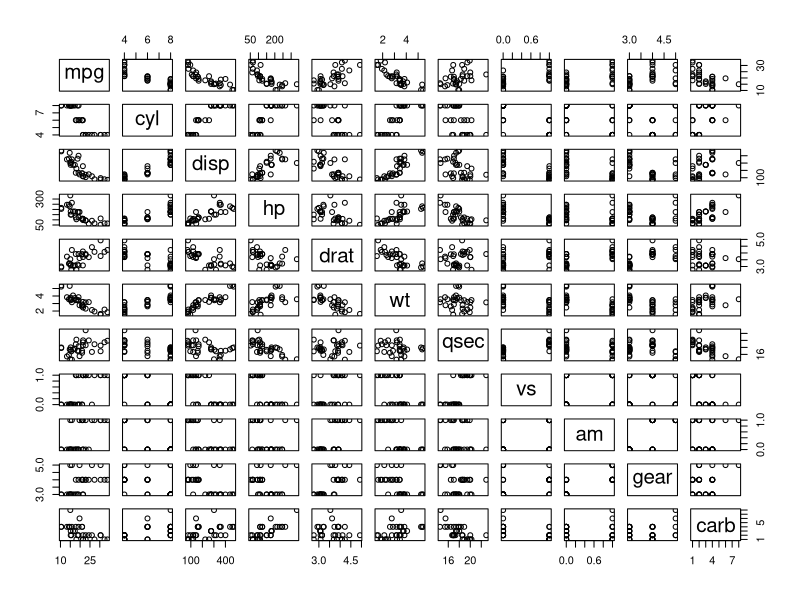
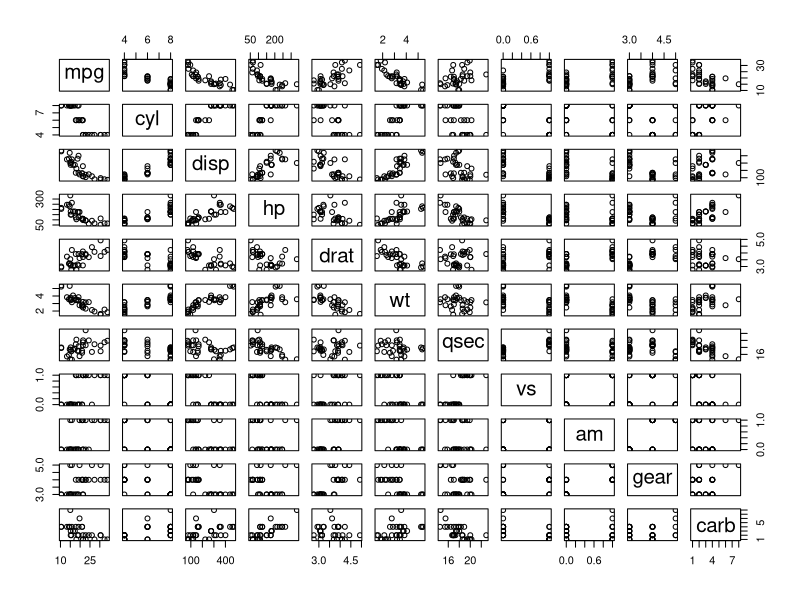
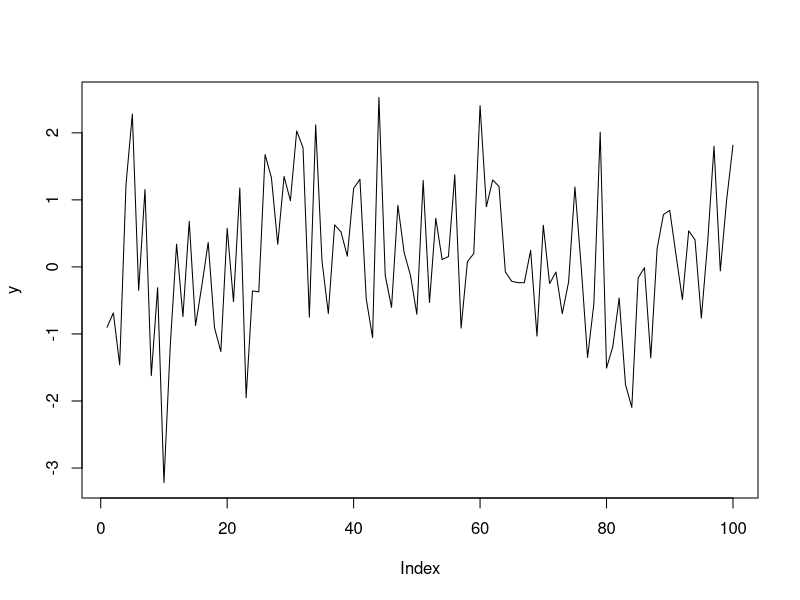
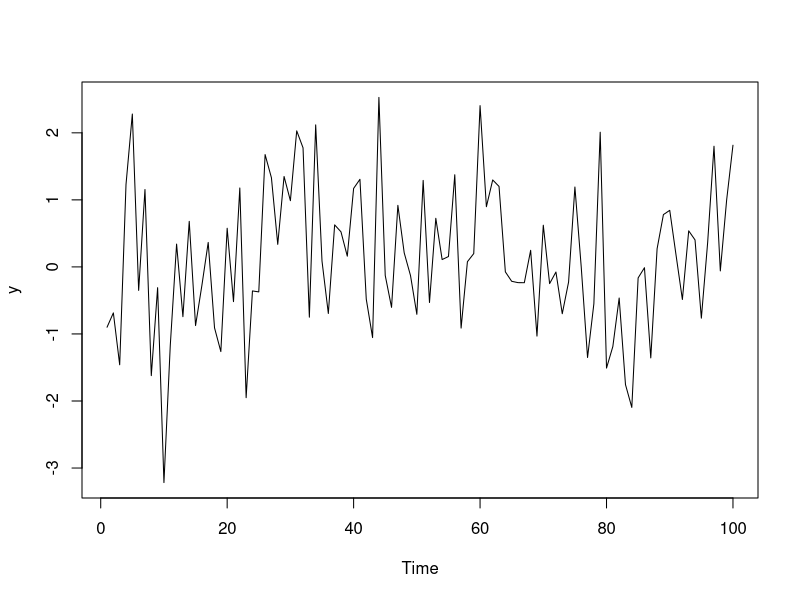

Here is the R script that generated these plots, in order:

### Astuces et mini-hacks sous R. Mise a jour 24-01-2017. Création 12-01-2016


### SOMMAIRE
# 1. creer un vecteur indicateur de changement dans un autre
# 2. eviter l'usage des structures if{} dans certains cas
# 3. plotter et printer dans une meme ligne (avec le "chaining")
# 4. regrouper les arguments d'une fonction
# 5. compter les valeurs manquantes d'un tableau facilemnet
# 6. faire une moyenne par groupes, sans s'embeter avec les valeurs manquantes
# 7. marre d'avoir à specifier un plot en lignes plutot qu'en points?
# 8. 
# 9. 
# 10. 


############# 1. ########################################################
# creer un vecteur indicateur de changement dans un autre

( a <- c(rep(1, 4), rep(2, 6), rep(0, 5), rep(1, 4), rep(3, 3)) )

# ou ont lieu les changements de valeur?
where <- c(0, diff(a)) != 0
cbind(a, where)
# explication: la fonction diff() revient a deriver le vecteur
# (voir aussi la fonction rle() qui est assez proche)



############# 2. ########################################################
# eviter l'usage des structures if{} dans certains cas

pourcentage <- TRUE
result      <- 0.42

# comparer:
if (pourcentage=="TRUE"){
  print(result*100)
} else {
  print(result)
}
# avec ca (plus concis, non?)
result*100^pourcentage
# explication: le logique TRUE/FALSE se transforme en 0/1 dans une expression algebrique



############# 3. ########################################################
# plotter et printer dans une meme ligne (avec le "chaining")

library(dplyr)

# au lieu de deux lignes:
summary(mtcars)
plot(mtcars)
# une seule ligne:
mtcars %T>% plot %>% summary
# le caracters special de derivation permet de "sauter" une instruction en l'executant quand meme



############# 4. ########################################################
# regrouper les arguments d'une fonction puis passer le groupe en argument

options <- list("nb.it"=100,
             "replace"=TRUE,
             "myfunc"=sd)
MyBootstrap = function(data, options){
  res <- replicate( options$nb.it, sample(data, replace=options$replace) )
  return( options$myfunc(res) )}

# c'est un peu plus lisible (en plus ca bypasse le nombre maximum d'arguments d'une fonction (32))
MyBootstrap(AirPassengers, options)
# cela permet aussi de debugger la fonction ligne par ligne car les arguments 
# sont deja enregistres independament dans l'environnement de travail



############# 5. ########################################################
# Compter les valeurs manquantes d'un tableau facilemnet

sum( is.na(airquality) )
# explication: TRUE est equivalent à 1 dans un vecteur logique



############# 6. ########################################################
# Faire une moyenne par groupes, sans s'embeter avec les valeurs manquantes

airquality$Month <- factor(airquality$Month)

# methode classique (il y en a plein) qui echoue a cause des NA
with(airquality, tapply(Ozone, Month, mean))
# pour specifier na.rm=T il faut reecrire la fonction... penible! alors que:
lm(Ozone ~ Month - 1, airquality)$coef
# explication: ces moyennes sont egales aux coefs d'un modele lineaire! (attention: sans intercept d'ou le '-1'). remarque: pour les TRES GROS jeux de donnees le lm() est plus long à calculer



############# 7. ########################################################
# marre d'avoir a specifier un plot en lignes plutot qu'en points?

y <- rnorm(100)

# pour plotter une ligne plutot qu'un nuage de points, normalement on fait ca:
plot(y, type='l')
# il y a plus direct:
plot.ts(y)
# explication: le plot de time serie fonctionne aussi pour des vecteurs numeriques





